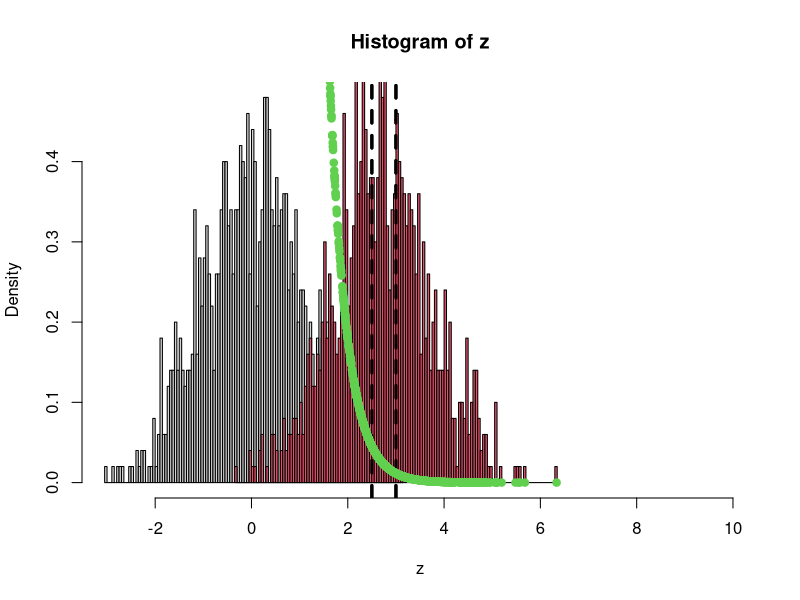
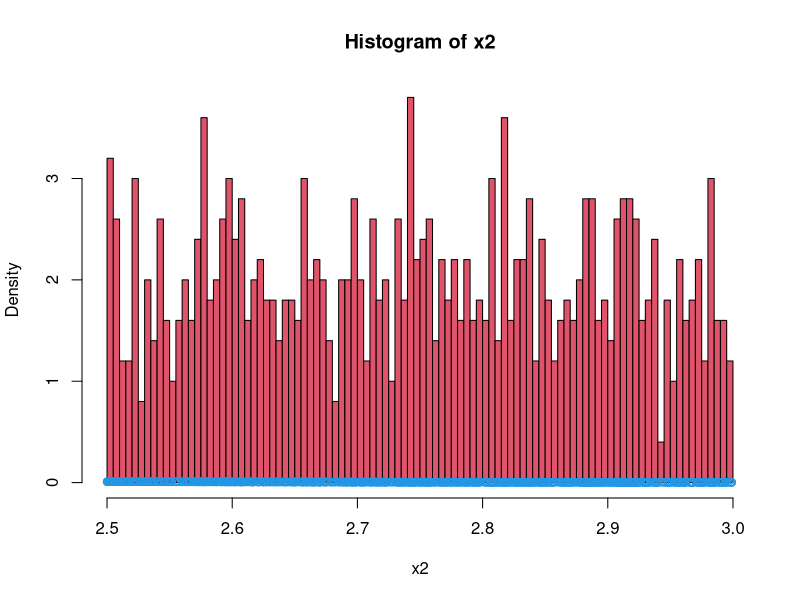
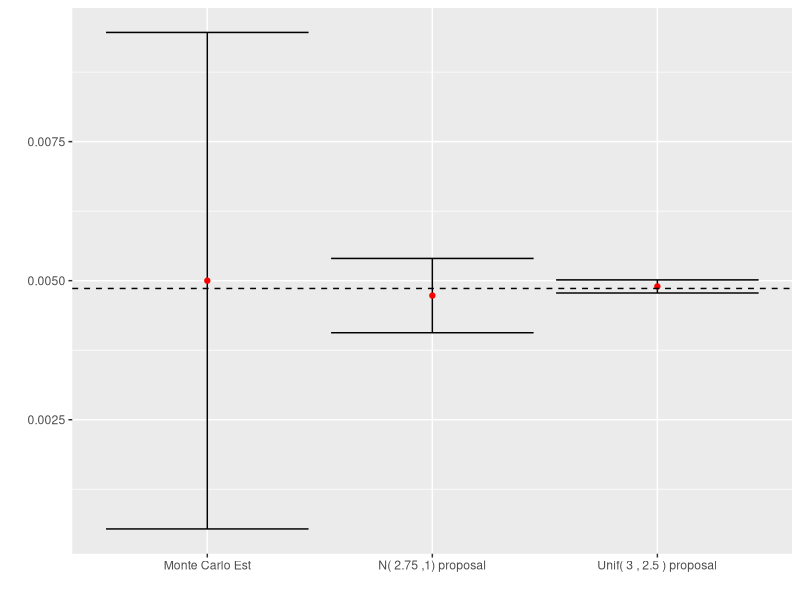
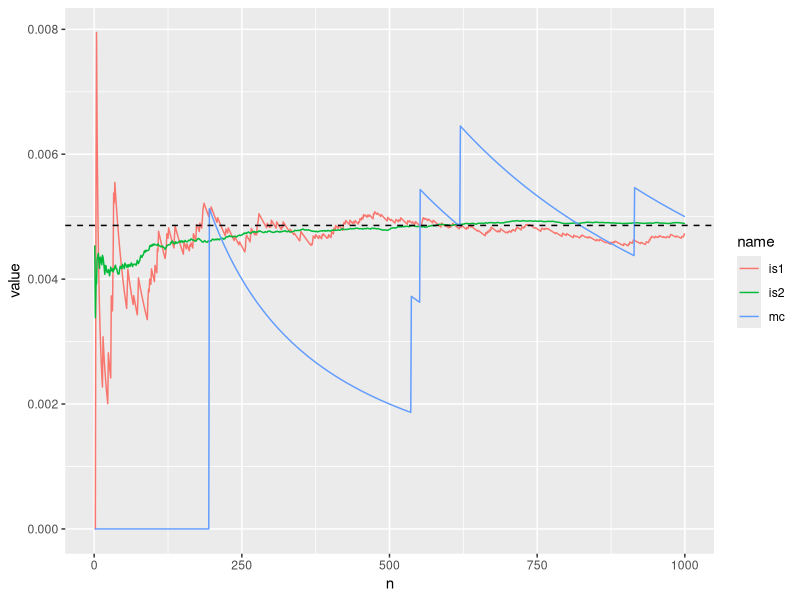
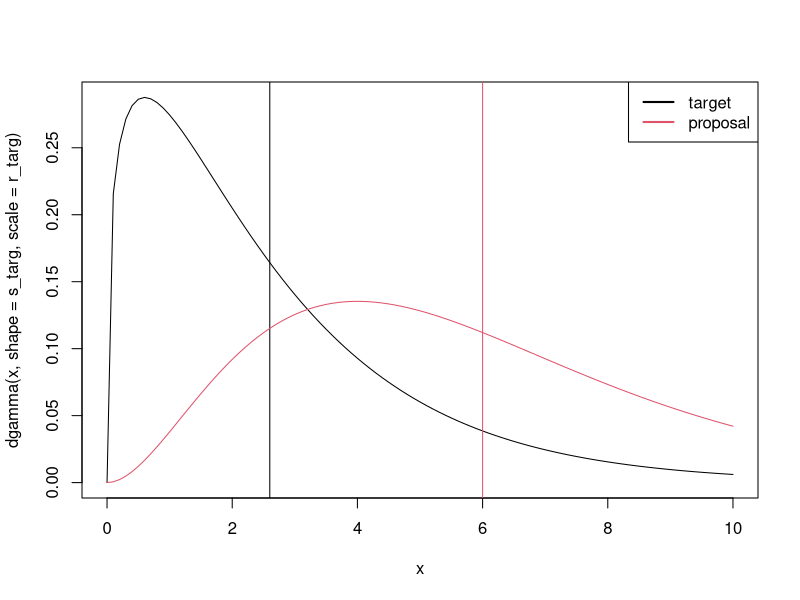
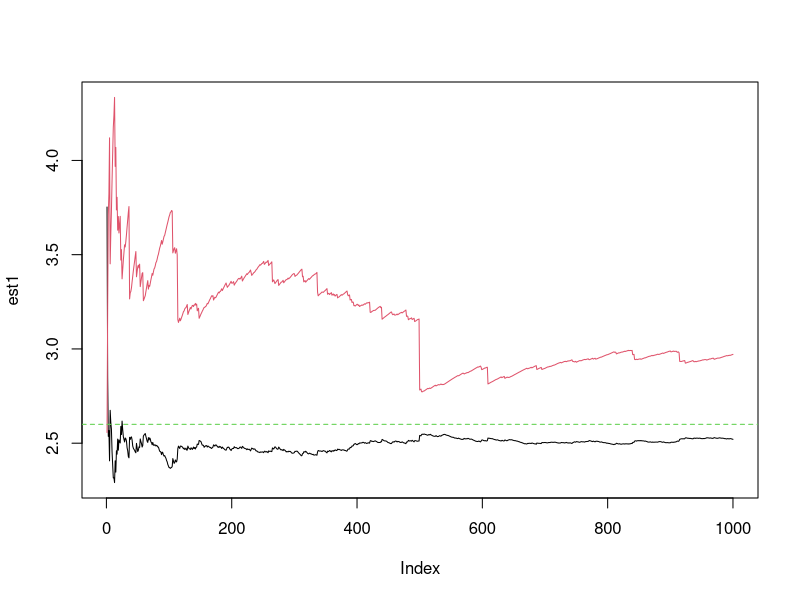
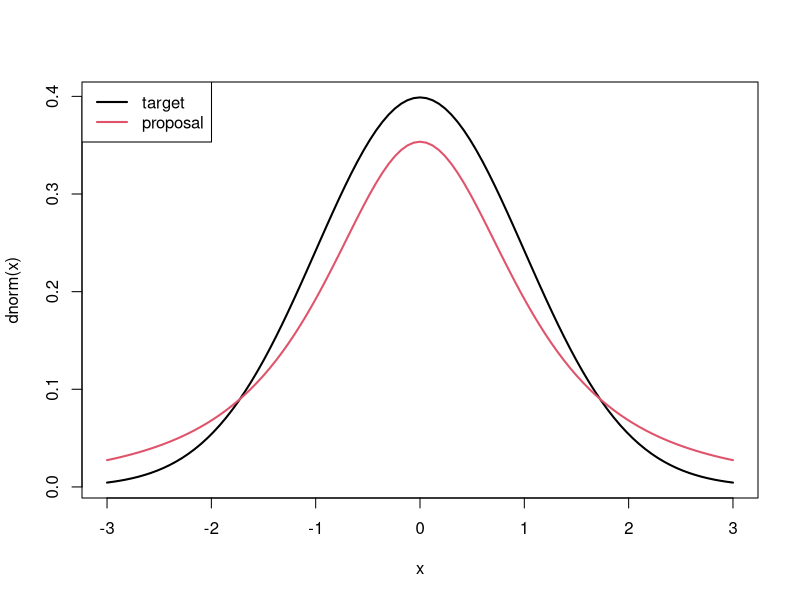
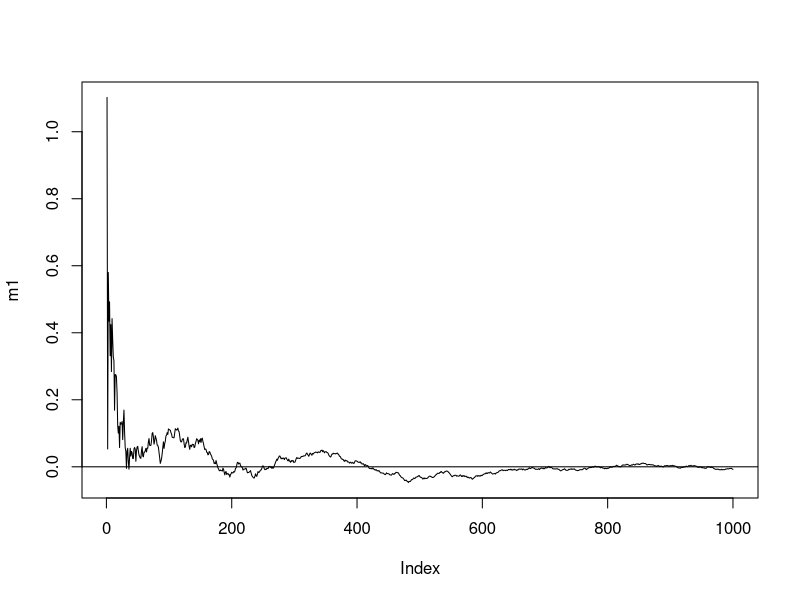

R code for these plots, in order: (Note: this script raises an error after producing the figures.)
## ESTIMATION OF RARE EVENTS

#### We want to estimate P(X%in%[2,2.5]) when X comes from
#### a N(0,1) distribution

### We use monte carlo estimation
### and importance sampling with two different proposals g(x)

## set the limits of the interval i want to estimate the probability
lo = 2.5
up = 3

## True value the probability
## I can copmpute it analytically!!
true_value = pnorm(up, 0, 1) - pnorm(lo, 0, 1)

res = matrix(NA, 4, 2)
res[1,1] = true_value
## Define the indicator function for the chosen interval
## this is the function that is called h(x) in the slides
Ind =  function(x, m1 = lo, m2 = up)
{
  return(x>=m1 & x<=m2)
}

## set the number of samples
nsamples = n =1000


## Monte carlo Estimate of the probability
z = rnorm(nsamples)
MC_est = mean(Ind(z))
MC_est_var = var(Ind(z)) / n
res[2,] = c(MC_est, MC_est_var)
MC_est -1.96*sqrt(MC_est_var)
hist(z, freq =F, xlim = c(-3,10), n = 100)
abline(v = c(lo,up), lty=2, lwd = 3)


## IS with normal proposal centered at the middle of the interval
# sample from the proposal
sd_proposal = 1
x1 = rnorm(nsamples, mean = (up+lo)/2, sd = sd_proposal)
# compute the importance weights
w1 = dnorm(x1)/dnorm(x1, mean = (up+lo)/2, sd = sd_proposal) 

hist(x1, col = 2, freq = F, add = T, n = 100, alpha = 0.4)
abline(v = c(lo,up), lty=2, lwd = 3)

points(x1,w1, col = 3, pch = 19)
IS_est1 = mean(w1*Ind(x1))
IS_est1_var = var(w1*Ind(x1)) / n
res[3,] = c(IS_est1, IS_est1_var)


#curve(dnorm(x, mean  = 0, sd = 1, log = T), from = -1, to  = 6)
#curve(dnorm(x, mean = 0, sd = 0.1, log = T), from = -1, to  = 6, col = 2, add = T)

IS_est1b = sum(w1 * Ind(w1)) / sum(w1)


## IS with uniform proposal


## NB: here we cannot use the self-normalizing form because it requires that the proposal is positive 
## everywhere where the target density is positive
## the normal form of the IS estimator requires only that g(x)>0 where h(x)f(x)>0

x2 = runif(nsamples, min = lo, max = up)
w2 = dnorm(x2)/dunif(x2, min = lo, max = up) 

hist(x2, col = 2, freq = F,  n = 100, alpha = 0.4)
points(x2,w2, col = 4)
IS_est2 = mean(w2*Ind(x2))
IS_est2_var =var(w2)/n
res[4,] = c(IS_est2, IS_est2_var)

library(tidyverse)

data.frame(model = c("Monte Carlo Est", paste("N(",(up+lo)/2, ",1) proposal" ), paste("Unif(",up,",",lo, ") proposal" )),
           mean = res[-1,1], sd =  sqrt(res[-1,2])) %>%
  mutate(lower = mean-2*sd, upper = mean+2*sd) %>%
  ggplot() + geom_errorbar(aes(x = model, ymin = lower, ymax = upper)) +
  geom_point(aes(x = model, y = mean), color = "red") +
  geom_hline(yintercept = res[1,1], lty = 2) + 
  xlab("") + ylab("")




## Look at the convergence of the estimators
mc = cumsum(Ind(z))/1:nsamples
is1 = cumsum(Ind(x1)*w1)/1:nsamples
is_prop = cumsum(Ind(x2)*w2)/1:nsamples

data.frame(mc = mc,
           is1 = is1,
           is2 = is_prop,
           n = seq_along(mc)) %>%
  pivot_longer(-n) %>%
  ggplot()+geom_line(aes(x = n, y = value,group = name, color = name))+
  geom_hline(yintercept = res[1,1], lty = 2) 

?seq_along()
#################EXAMPLE 2 #####################
##### change of parameters in gamma distribution

## parameters for the target gamma distribution
s_targ = 1.3
r_targ  = 2

## parameters from the proposal target distribution
s_prop = 3
r_prop = 2


curve(dgamma(x, shape = s_targ, scale = r_targ), from = 0, to = 10)
abline(v = s_targ*r_targ)
curve(dgamma(x, shape = s_prop, scale = r_prop), from = 0, to = 10, add = T, col = 2)
abline(v = s_prop*r_prop, col = 2)
legend("topright", lwd = 2, col = c(1,2), c("target", "proposal"))


## simulate from the proposal distribution
nsamples = 1000
x1 = rgamma(nsamples, shape = s_prop, scale = r_prop) 

## compute the importance weights
lw1 = dgamma(x1, shape = s_targ, scale = r_targ, log = T) - 
  dgamma(x1, shape = s_prop, scale = r_prop, log = T) # w = f(x)/g(x)
## standard Importance estimator
est1 = cumsum(x1 * exp(lw1))/1:nsamples

## self-normalizinf importance estimator
est2 = cumsum(x1 * exp(lw1))/cumsum( exp(lw1))
plot(est1, type="l", ylim=range(c(est1, est2)))
lines(est2, type="l", col = 2)
abline(h = s_targ*r_targ, lty = 2, col = 3)


#### EXAMPLE 3 ######################### 
## target N(0,1)
## proposal t(3)
library(zoo)

df = 2
curve(dnorm(x), from = -3, to = 3, lwd =  2)
curve(dt(x, df = df), from = -3, to = 3, add=T, col = 2, lwd = 2)
legend("topleft", lwd = 2, col = c(1,2), c("target", "proposal"))

nsamples = 1000
x1 = rt(nsamples, df = df)
w1 = dnorm(x1)/dt(x1,df=df)
m1 = cumsum(x1*w1)/1:nsamples
plot(m1, type = "l")
abline(h=0)

curve(dnorm(x)/dt(x,df=df), from = -5, to = 5)


## 
## target t(3)
## proposal N(0,1) ns
set.seed(1545212)
nsamples = 10000
x2 = rnorm(nsamples)
w2 = dt(x2,df=2)/dnorm(x2)
plot(cumsum(x2*w2)/1:nsamples, type = "l")
abline(h=0, col = 2)

plot(w2)
curve(dnorm(x), from = -5, to = 5)
curve(dt(x, df = df), from = -5, to = 5, add=T, col = 2)

curve(dt(x,df=df)/dnorm(x), from = -5, to = 5)

n <- 100000000
x <- box_muller(n)$x1
mc <- cumsum(h(x))/1:n
sum(h(x))
data.frame(mc = mc,
           nn = seq_along(mc)) %>%
  pivot_longer(-nn) %>%
  ggplot()+geom_line(aes(x = nn, y = value,group = name, color = name))+
  geom_hline(yintercept = res[1,1], lty = 2)+geom_hline(yintercept = res[3,1], lty = 2, color = "green") 


n <- 100
u <- runif(n)

?integrate()

y <- c(125, 18, 20, 34)
posterior <- function(theta, y = c(125, 18, 20, 34)) {
  return((2+theta)^y[1]*(1-theta)^(y[2]+y[3])*theta^y[4])
}

posterior2 <- function(theta, y = c(125, 18, 20, 34)) {
  return((2+theta)^y[1]*(1-theta)^(y[2]+y[3])*theta^y[4]*(1-theta)^4)
}

testing <- function(a) {
  ret <- a*posterior2(a)/integrate(posterior2, 0,1)$value
  return(ret)
}

normalized_posterior <- function(theta) {
  r<- posterior2(theta)/integrate(posterior2, 0,1)$value
  return(r)
}

rejection_sampling3 <- function(n){
  count = 0
  fails = 0
  x = c()
  while (count < n) {
    values = runif(n - count)
    a = (1/c)*f(values)
    u = runif(n - count)
    values = ifelse(u - a < 0, values, NA)
    x = c(x,values)
    lenx = length(x)
    x = na.omit(x)
    count = length(x)
    fails = fails + (lenx-count)
  }
  #x = x[1:n]
  return(list(x=x, trials = n + fails))
}

fpost = function(x){(1-x)^4*f(x)}
fpostint = integrate(fpost, 0,1)$value

importance_sampling1 <- function(n){
  x <- rejection_sampling3(n)$x
  
  w <- fpost(x)/fpostint
  return(mean(x * w))
}


test <- importance_sampling1(10000)
importance_sampling1(100000)/test

integrate(testing, 0,1)$value

t <- seq(0,1,0.01)
d <- integrate(posterior2, 0,1)
d$value
plot(t,posterior2(t,y)/d$value, type = "l")
lines(t, (1-t)^4)
c <- max(posterior(t))
cf <- integrate(posterior2, 0,1)$value
cg <- integrate(posterior, 0,1)$value

inte





